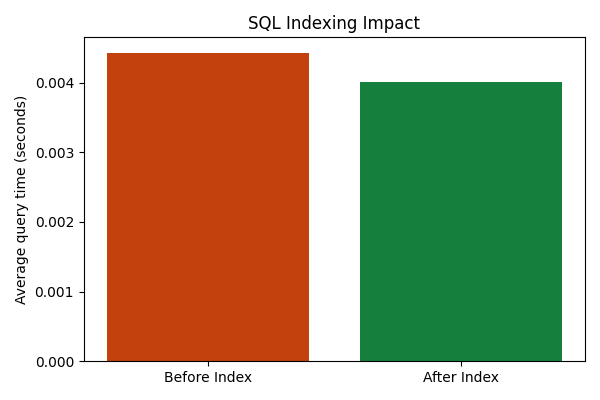

This chart was generated by the following Python code:
"""Measure query performance before and after indexes for Module B report."""

from __future__ import annotations

import random
import sqlite3
import time
from pathlib import Path

import matplotlib.pyplot as plt

BASE = Path(__file__).resolve().parent.parent
DB_FILE = BASE / "reports" / "index_benchmark.db"


def setup_db(with_indexes: bool):
    if DB_FILE.exists():
        DB_FILE.unlink()

    conn = sqlite3.connect(DB_FILE)
    conn.executescript(
        """
        CREATE TABLE members (
            member_id TEXT PRIMARY KEY,
            full_name TEXT,
            email TEXT,
            group_name TEXT
        );
        CREATE TABLE portfolios (
            member_id TEXT PRIMARY KEY,
            bio TEXT,
            skills TEXT,
            projects TEXT,
            updated_at TEXT
        );
        """
    )

    rows = []
    for i in range(1, 20001):
        rows.append((f"m{i}", f"Member {i}", f"user{i}@x.test", f"group-{i % 50}"))

    conn.executemany("INSERT INTO members(member_id, full_name, email, group_name) VALUES (?, ?, ?, ?)", rows)
    conn.executemany(
        "INSERT INTO portfolios(member_id, bio, skills, projects, updated_at) VALUES (?, ?, ?, ?, datetime('now'))",
        [(r[0], "bio", "sql,api", "project",) for r in rows],
    )

    if with_indexes:
        conn.executescript(
            """
            CREATE INDEX idx_members_group_email ON members(group_name, email);
            CREATE INDEX idx_portfolios_updated_at ON portfolios(updated_at);
            """
        )

    conn.commit()
    return conn


def timed_query(conn, sql, args=(), runs=30):
    times = []
    for _ in range(runs):
        start = time.perf_counter()
        conn.execute(sql, args).fetchall()
        times.append(time.perf_counter() - start)
    return sum(times) / len(times)


def explain(conn, sql, args=()):
    return [dict(zip(["id", "parent", "notused", "detail"], row)) for row in conn.execute(f"EXPLAIN QUERY PLAN {sql}", args)]


def main():
    target_group = f"group-{random.randint(0, 49)}"
    query = "SELECT m.member_id, m.email, p.skills FROM members m JOIN portfolios p ON p.member_id = m.member_id WHERE m.group_name = ? ORDER BY m.email"

    conn_no_index = setup_db(with_indexes=False)
    before_time = timed_query(conn_no_index, query, (target_group,))
    before_plan = explain(conn_no_index, query, (target_group,))
    conn_no_index.close()

    conn_indexed = setup_db(with_indexes=True)
    after_time = timed_query(conn_indexed, query, (target_group,))
    after_plan = explain(conn_indexed, query, (target_group,))
    conn_indexed.close()

    print("Average response time (seconds)")
    print({"before_index": before_time, "after_index": after_time})
    print("\nEXPLAIN before index:")
    for row in before_plan:
        print(row)
    print("\nEXPLAIN after index:")
    for row in after_plan:
        print(row)

    plt.figure(figsize=(6, 4))
    plt.bar(["Before Index", "After Index"], [before_time, after_time], color=["#c2410c", "#15803d"])
    plt.ylabel("Average query time (seconds)")
    plt.title("SQL Indexing Impact")
    plt.tight_layout()
    out = BASE / "reports" / "index_benchmark.png"
    plt.savefig(out)
    print(f"Saved plot: {out}")


if __name__ == "__main__":
    main()
